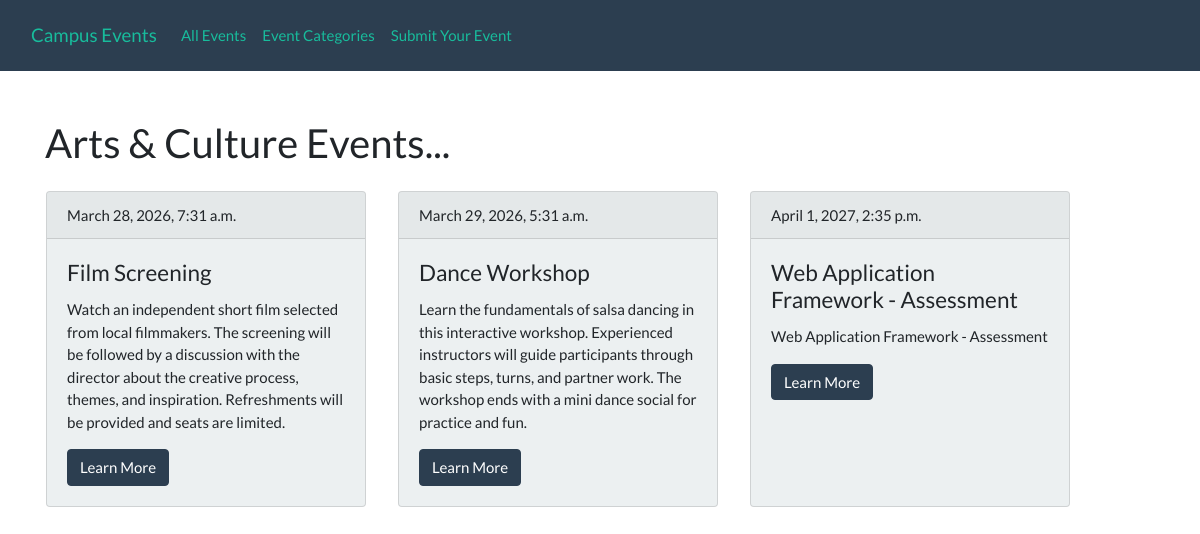
Page /categories/6/ on the committed database.
### events_app/models.py (models this page shows, shortened)
class Category(models.Model):
    name = models.CharField(max_length=100, unique=True)
    description = models.TextField(blank=True, null=True)

class Event(models.Model):
    title = models.CharField(max_length=255)
    description = models.TextField()
    location = models.CharField(max_length=255)
    start_datetime = models.DateTimeField()
    end_datetime = models.DateTimeField()
    category = models.ForeignKey(Category, on_delete=models.CASCADE)
    contact_name = models.CharField(max_length=100)
    contact_email = models.EmailField(validators=[EmailValidator()])
    created_at = models.DateTimeField(auto_now_add=True)
    is_approved = models.BooleanField(default=False)
    approved_at = models.DateTimeField(blank=True, null=True)

### events_app/views.py (the view)
# urls.py: path('categories/<int:category_id>/', views.category_events, name='category_events'),
def category_events(request, category_id):
    category = get_object_or_404(Category, id=category_id)
    queryResultSet = Event.objects.filter(category_id=category_id, start_datetime__gte=timezone.now(), is_approved=True).order_by('start_datetime')
    return render(request, 'category_event_list.html' ,{'events': queryResultSet, 'category' : category})

### events_app/templates/category_event_list.html
{% extends 'base.html' %}
{% block content %}
    <div class="row mt-5">
          <div class="col-lg-12">
            <h2>{{ category.name }} Events...</h2>
          </div>
    </div>
    <div class="row">
        {% if events.count > 0 %}
    	    {% for event in events %}
                <div class="card bg-light mb-3 m-3" style="max-width: 20rem;">
                    <div class="card-header">{{ event.start_datetime }}</div>
                    <div class="card-body">
                        <h4 class="card-title">{{ event.title }}</h4>
                        <p class="card-text">{{ event.description }}</p>
                        <a href="{% url 'event_detail' event_id=event.id %}" class="button btn btn-primary">Learn More</a>
                    </div>
                </div>
            {% endfor %}
        {% else %}
           <div class="col-lg-12">
           <br />
                <p>No events to show. You can submit your own events.</p>
            </div>
        {% endif %}
    </div>
{% endblock %}

### rows in the picture
Category: name "Arts & Culture"
Event: start_datetime "March 28, 2026, 7:31 a.m.", title "Film Screening", description "Watch an independent short film selected from local filmmakers. The screening will be followed by a discussion with the director about the creative process, themes, and inspiration. Refreshments will be provided and seats are limited."
Event: start_datetime "March 29, 2026, 5:31 a.m.", title "Dance Workshop", description "Learn the fundamentals of salsa dancing in this interactive workshop. Experienced instructors will guide participants through basic steps, turns, and partner work. The workshop ends with a mini dance social for practice and fun."
Event: start_datetime "April 1, 2027, 2:35 p.m.", title "Web Application Framework - Assessment", description "Web Application Framework - Assessment"
